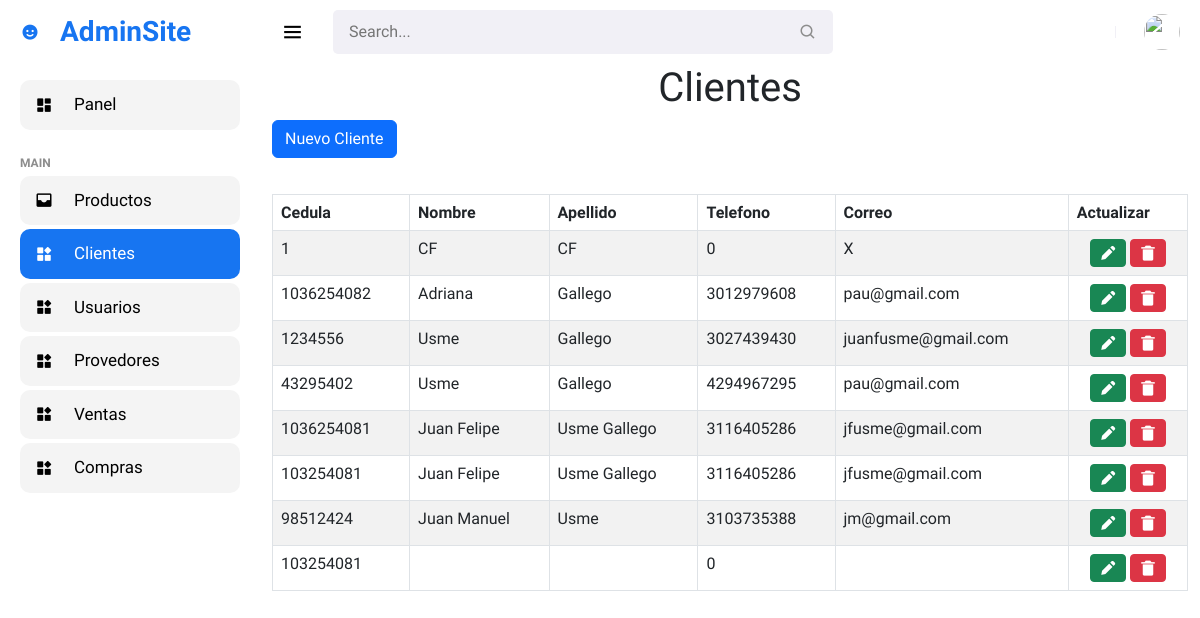
/page/admin/clientes/index.php (signed in), run on the app's committed database.
### tables this page shows
CREATE TABLE `clientes` (
  `Id` int(11) NOT NULL,
  `cedula` int(11) NOT NULL,
  `nombre` varchar(50) NOT NULL,
  `apellido` varchar(50) NOT NULL,
  `correo` varchar(50) NOT NULL,
  `Telefono` int(10) UNSIGNED NOT NULL
);

### page/admin/clientes/index.php (shortened to what this page needs)
<html>
</html>
<?php
include '../../../conexion/conexion.php';
?>
<!DOCTYPE html>
<html lang="es">
<head>
    <link href='https://unpkg.com/boxicons@2.0.9/css/boxicons.min.css' rel='stylesheet'>
    <link rel="stylesheet" href="../assets/css/style.css">
    <link href="https://cdn.jsdelivr.net/npm/bootstrap@5.3.0-alpha3/dist/css/bootstrap.min.css" rel="stylesheet"
>
    <link href="https://cdn.datatables.net/v/bs5/dt-1.13.4/datatables.min.css" rel="stylesheet" />
</head>
<body>
    <section id="sidebar">
        <a href="../index.php" class="brand"><i class='bx bxs-smile icon'></i>AdminSite</a>
        <ul class="side-menu">
            <li><a href="../"><i class='bx bxs-dashboard icon'></i> Panel</a></li>
            <li class="divider" data-text="main">Main</li>
            <li><a href="../productos/index.php"><i class='bx bxs-inbox icon'></i>Productos</a></li>
            <li><a href="index.php" class="active"><i class='bx bxs-widget icon'></i>Clientes</a></li>
            <li><a href="../users/index.php"><i class='bx bxs-widget icon'></i>Usuarios</a></li>
            <li><a href="../proveedores/index.php"><i class='bx bxs-widget icon'></i>Provedores</a></li>
            <li><a href="../ventas/index.php"><i class='bx bxs-widget icon'></i>Ventas</a></li>
            <li><a href="../compras/index.php"><i class='bx bxs-widget icon' ></i>Compras</a></li>
        </ul>
    </section>
    <section id="content">
        <nav>
            <i class='bx bx-menu toggle-sidebar'></i>
            <form action="#">
                <div class="form-group">
                    <input type="text" placeholder="Search...">
                    <i class='bx bx-search icon'></i>
                </div>
            </form>
            <div class="profile">
                <img src="https://images.unsplash.com/photo-1517841905240-472988babdf9?ixid=MnwxMjA3fDB8MHxzZWFyY2h8NHx8cGVvcGxlfGVufDB8fDB8fA%3D%3D&ixlib=rb-1.2.1&auto=format&fit=crop&w=500&q=60"
                    alt="">
            </div>
        </nav>
        <div class="container">
            <h1 class="page-header text-center">Clientes</h1>
            <div class="row">
                <div class="col-auto">
                    <a href="#" class="btn btn-primary" data-bs-toggle="modal" data-bs-target="#nuevo">Nuevo Cliente</a>
                </div>
                <div class="col-12 mt-3">
                    <table class="table table-bordered table-striped table_id" id="mitabla" style="margin-top:20px;">
                        <thead>
                            <tr>
                                <th class="">Cedula</th>
                                <th class="">Nombre</th>
                                <th class="">Apellido</th>
                                <th class="">Telefono</th>
                                <th class="">Correo</th>
                                <th class="">Actualizar</th>
                            </tr>
                        </thead>
                        <tbody>
                            <?php
							$sql = "SELECT * FROM clientes";
							$query = mysqli_query($con, $sql);
							while ($mostrar = $query->fetch_assoc()) { ?>
                            <tr>
                                <td class="">
                                    <?php echo $mostrar['cedula'] ?>
                                </td>
                                <td class="">
                                    <?php echo $mostrar['nombre'] ?>
                                </td>
                                <td class="">
                                    <?php echo $mostrar['apellido'] ?>
                                </td>
                                <td class="">
                                    <?php echo $mostrar['Telefono'] ?>
                                    </td>
                                <td class="">
                                    <?php echo $mostrar['correo'] ?>
                                </td>
                                <td class="text-center">
                                    <a href="#edit_<?php echo $mostrar['cedula']; ?>"
                                        class="btn btn-success btn-sm text-center" data-bs-toggle="modal">
                                        <i class='bx bxs-pencil'></i></a>
                                    <a href="#delete_<?php echo $mostrar['cedula']; ?>"
                                        class="btn btn-danger btn-sm text-center" data-bs-toggle="modal">
                                        <i class='bx bxs-trash-alt'></i></a>
                                </td>
                            </tr>
                            <?php
							}
							?>
                        </tbody>
                    </table>
                </div>
            </div>
        </div>
</body>
</html>

### page/admin/assets/css/style.css (style rules this page uses)
* { font-family: 'Be Vietnam Pro', sans-serif; margin: 0; padding: 0; box-sizing: border-box; }
:root { --grey: #F1F0F6; --dark-grey: #8D8D8D; --light: #fff; --dark: #000; --green: #81D43A; --light-green: #E3FFCB; --blue: #1775F1; --light-blue: #D0E4FF; --dark-blue: #0C5FCD; --red: #FC3B56; }
html { overflow-x: hidden; }
body { background: var(--grey); overflow-x: hidden; }
a { text-decoration: none; }
li { list-style: none; }
#sidebar { position: fixed; max-width: 260px; width: 100%; background: var(--light); top: 0; left: 0; height: 100%; overflow-y: auto; scrollbar-width: none; transition: all .3s ease; z-index: 200; }
#sidebar .brand { font-size: 28px; display: flex; align-items: center; height: 64px; font-weight: 600; color: var(--blue); position: sticky; top: 0; left: 0; z-index: 100; background: var(--light); transition: all .3s ease; padding: 0 6px; }
#sidebar .icon { min-width: 48px; display: flex; justify-content: center; align-items: center; margin-right: 6px; }
#sidebar .side-menu { margin: 16px 0; padding: 0 20px; transition: all .3s ease; }
#sidebar .side-menu a { display: flex; align-items: center; font-size: 17px; color: var(--dark); padding: 12px 16px 12px 0; transition: all .3s ease; border-radius: 10px; margin: 4px 0; white-space: nowrap; }
i { font-size: 18px; }
#sidebar .side-menu > li > a { background: rgb(244, 244, 244); }
#sidebar .side-menu > li > a.active, #sidebar .side-menu > li > a.active:hover { background: var(--blue); color: var(--light); }
#sidebar .divider { margin-top: 24px; font-size: 12px; text-transform: uppercase; font-weight: 700; color: var(--dark-grey); transition: all .3s ease; white-space: nowrap; }
#content { position: relative; width: calc(100% - 260px); left: 260px; transition: all .3s ease; }
nav { background: var(--light); height: 64px; padding: 0 20px; display: flex; align-items: center; grid-gap: 28px; position: sticky; top: 0; left: 0; z-index: 100; }
nav .toggle-sidebar { font-size: 25px; color: #000; cursor: pointer; }
nav form { max-width: 500px; width: 100%; margin-right: auto; }
nav .form-group { position: relative; }
nav .form-group input { width: 100%; background: var(--grey); border-radius: 5px; border: none; outline: none; padding: 10px 36px 10px 16px; transition: all .3s ease; }
nav .form-group .icon { position: absolute; top: 50%; transform: translateY(-50%); right: 16px; color: var(--dark-grey); }
nav .profile { position: relative; }
nav .profile img { width: 36px; height: 36px; border-radius: 50%; object-fit: cover; cursor: pointer; }

### page/admin/clientes/index.php (style rules this page uses)
a { text-decoration: none; }

### data on the page
clientes: cedula "1", nombre "CF", apellido "CF", Telefono "0", correo "X"
clientes: cedula "1036254082", nombre "Adriana", apellido "Gallego", Telefono "3012979608", correo "pau@gmail.com"
clientes: cedula "1234556", nombre "Usme", apellido "Gallego", Telefono "3027439430", correo "juanfusme@gmail.com"
clientes: cedula "43295402", nombre "Usme", apellido "Gallego", Telefono "4294967295", correo "pau@gmail.com"
clientes: cedula "1036254081", nombre "Juan Felipe", apellido "Usme Gallego", Telefono "3116405286", correo "jfusme@gmail.com"
clientes: cedula "103254081", nombre "Juan Felipe", apellido "Usme Gallego", Telefono "3116405286", correo "jfusme@gmail.com"
clientes: cedula "98512424", nombre "Juan Manuel", apellido "Usme", Telefono "3103735388", correo "jm@gmail.com"
clientes: cedula "103254081", Telefono "0"
